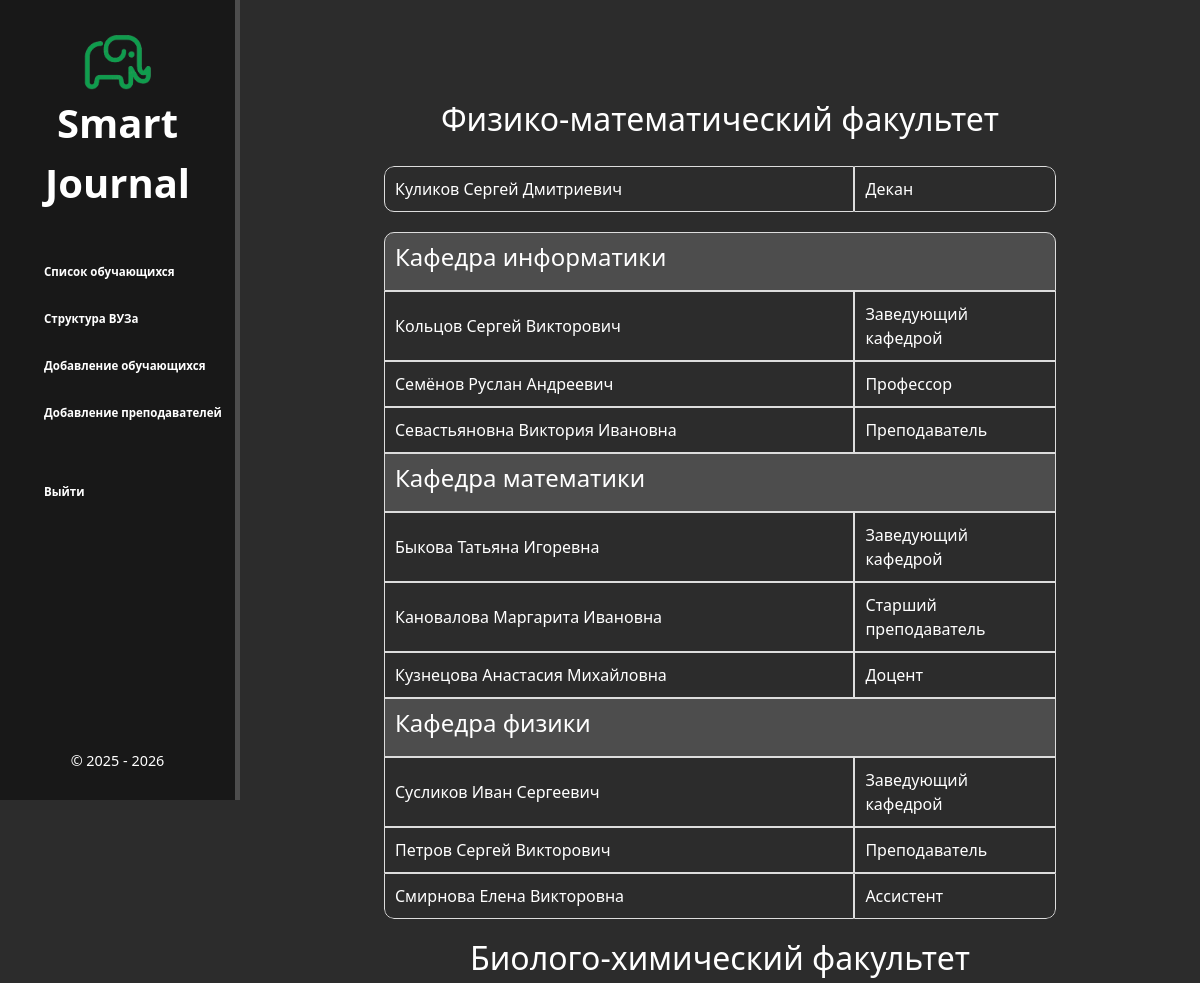
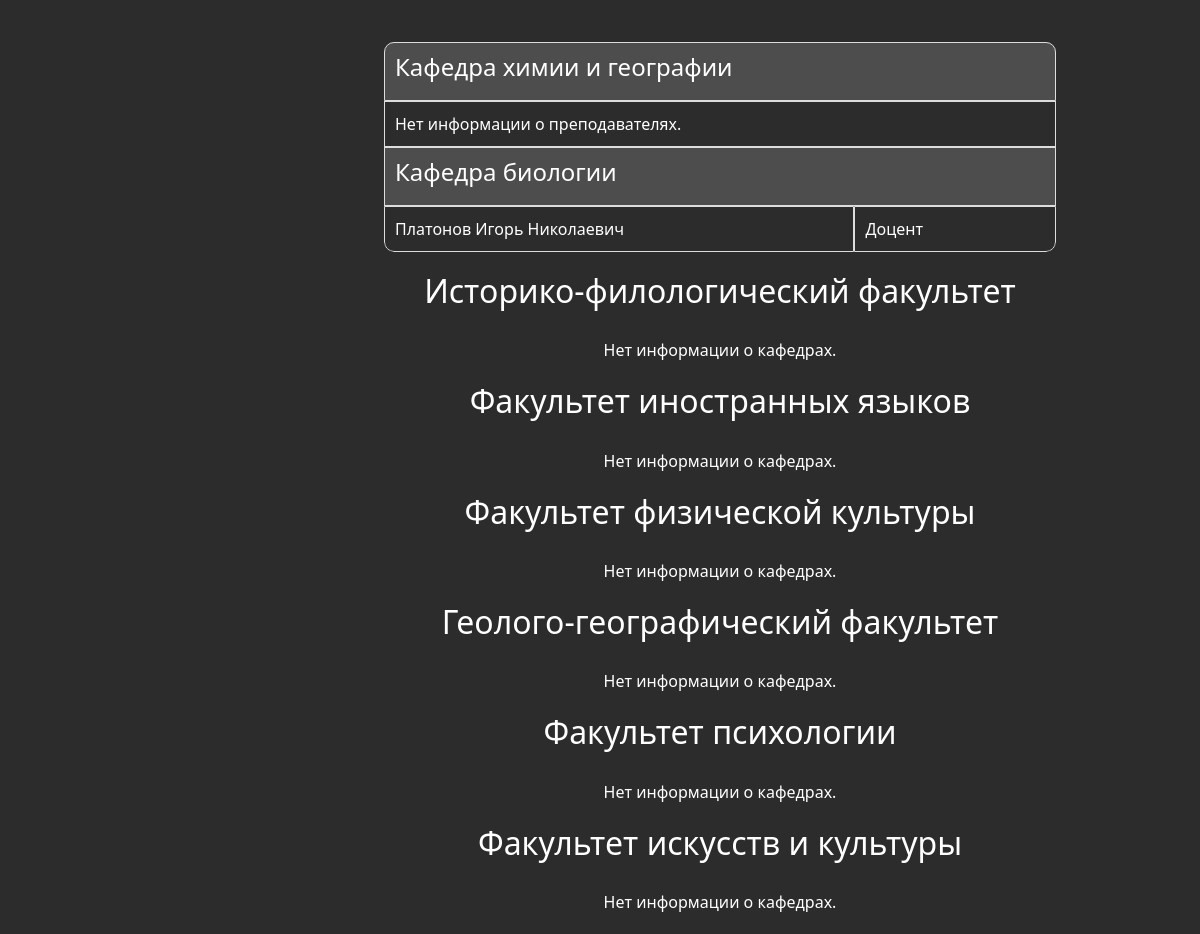
/faculties2/, run on the app's committed database (2 pictures, top to bottom).
### database/models.py (models this page shows, shortened)
class Faculties(models.Model):
    name = models.CharField('Факультет', max_length=100)
    class Meta:
        verbose_name = 'Факультет'
        verbose_name_plural = 'Факультеты'

class Teachers(models.Model):
    GENDER_CHOICES = [
        ('Мужской', 'Мужской'),
        ('Женский', 'Женский'),
    ]
    POST_CHOICES = [
        ('Ассистент', 'Ассистент'),
        ('Преподаватель', 'Преподаватель'),
        ('Старший преподаватель', 'Старший преподаватель'),
        ('Доцент', 'Доцент'),
        ('Профессор', 'Профессор'),
        ('Заведующий кафедрой', 'Заведующий кафедрой'),
        ('Декан', 'Декан'),
    ]
    last_name = models.CharField('Фамилия', max_length=50)
    first_name = models.CharField('Имя', max_length=25)
    father_name = models.CharField('Отчество', max_length=50, blank=True)
    birth_date = models.DateField('Дата рождения')
    gender = models.CharField('Пол', max_length=10, choices=GENDER_CHOICES)
    phone_number = models.CharField('Телефон', max_length=20, blank=True)
    department_name = models.ForeignKey(Departments, on_delete=models.CASCADE, related_name='teachers', verbose_name='Кафедра')
    post = models.CharField('Должность', max_length=30, choices=POST_CHOICES)
    role = models.CharField('Роль', max_length=20, default='Преподаватель', editable=False, blank=False, null=False)
    user_id = models.OneToOneField(User, on_delete=models.CASCADE, null=True) # Связь с USER
    photo = models.ImageField('Фотография', upload_to='photos', blank=True)
    class Meta:
        verbose_name = 'Преподаватель'
        verbose_name_plural = 'Преподаватели'

class Departments(models.Model):
    name = models.CharField('Кафедра', max_length=100)
    faculty_name = models.ForeignKey(Faculties, on_delete=models.CASCADE, related_name='departments', verbose_name='Факультет')
    class Meta:
        verbose_name = 'Кафедра'
        verbose_name_plural = 'Кафедры'

### database/views.py (the view)
# urls.py: path('faculties2/', views.faculty_department_teacher_view, name='faculty_department_teacher'),
def faculty_department_teacher_view(request):
    faculties = Faculties.objects.prefetch_related('departments__teachers')
    return render(request, 'database/faculty_department_teacher.html', {'faculties': faculties})

### database/templates/database/faculty_department_teacher.html
{% extends 'database/layout.html' %}
{% block content %}
    <div class="features">
        {% for faculty in faculties %}
            <strong><h2>{{ faculty.name }}</h2></strong>
            {% if faculty.departments.all|length > 0 %}
                <table class="styled-table-2">
                    <colgroup>
                        <col style="width: 70%;">
                        <col style="width: 30%;">
                    </colgroup>
                    <thead>
                        {% for department in faculty.departments.all %}
                            {% for teacher in department.teachers.all %}
                                {% if teacher.post == "Декан" %}
                                    <tr>
                                        <td><a href="{% url 'teachers-detail' teacher.id %}">{{ teacher.last_name }} {{ teacher.first_name }} {{ teacher.father_name }}</a></td>
                                        <td>{{ teacher.post }}</td>
                                    </tr>
                                {% endif %}
                            {% endfor %}
                        {% endfor %}
                    </thead>
                    <tr><td colspan="2" style="border: 0px; "></td></tr>
                    <tbody>
    {% for department in faculty.departments.all %}
        <tr>
            <td colspan="2" class="department"><h4>{{ department.name }}</h4></td>
        </tr>
        {% with department.teachers.all as teachers %}
            {% if teachers|length > 0 %}
                {% for teacher in teachers %}
                    {% if teacher.post != "Декан" %}
                        {% if teacher.post == "Заведующий кафедрой" %}
                            <tr>
                                <td><a href="{% url 'teachers-detail' teacher.id %}">{{ teacher.last_name }} {{ teacher.first_name }} {{ teacher.father_name }}</a></td>
                                <td>{{ teacher.post }}</td>
                            </tr>
                        {% endif %}
                    {% endif %}
                {% endfor %}
                {% for teacher in teachers %}
                    {% if teacher.post != "Декан" and teacher.post != "Заведующий кафедрой" %}
                        <tr>
                            <td><a href="{% url 'teachers-detail' teacher.id %}">{{ teacher.last_name }} {{ teacher.first_name }} {{ teacher.father_name }}</a></td>
                            <td>{{ teacher.post }}</td>
                        </tr>
                    {% endif %}
                {% endfor %}
            {% else %}
                <tr>
                    <td colspan="2">Нет информации о преподавателях.</td>
                </tr>
            {% endif %}
        {% endwith %}
    {% endfor %}
</tbody>
                </table>
            {% else %}
                <p>Нет информации о кафедрах.</p>
            {% endif %}
        {% endfor %}
    </div>
{% endblock %}

### database/static/database/css/main.css (style rules this page uses)
body { background: #2c2c2c; }
a { text-decoration: none; color: #fff; display: inline-block; transition: transform .6s ease; }
.features { display: flex; flex-direction: column; align-items: center; float: left; color: #fff; margin-top: 100px; text-align: center; width: 80%; margin-left: 20%; flex-wrap: wrap; }
main .features p { max-width: 700px; margin: 20px auto }
h2 { text-align: center; }
.styled-table-2 { table-layout: fixed; width: 70%; border-collapse: separate; border-spacing: 0; border-radius: 10px; margin: 20px auto; overflow: hidden; }
.department { background-color: #4d4d4d; }
.styled-table-2 td { border: 1px solid #ddd; padding: 10px; text-align: left; }
.styled-table-2 tr:first-child td:first-child { border-top-left-radius: 10px; }
.styled-table-2 tr:first-child td:last-child { border-top-right-radius: 10px; }
.styled-table-2 tr:last-child td:first-child { border-bottom-left-radius: 10px; }
.styled-table-2 tr:last-child td:last-child { border-bottom-right-radius: 10px; }

### data on the page
Faculties: name "Физико-математический факультет"
Departments: name "Кафедра информатики"
Teachers: last_name "Куликов", first_name "Сергей", father_name "Дмитриевич", post "Декан"
Teachers: last_name "Кольцов", first_name "Сергей", father_name "Викторович", post "Заведующий кафедрой"
Teachers: last_name "Семёнов", first_name "Руслан", father_name "Андреевич", post "Профессор"
Teachers: last_name "Севастьяновна", first_name "Виктория", father_name "Ивановна", post "Преподаватель"
Departments: name "Кафедра математики"
Teachers: last_name "Быкова", first_name "Татьяна", father_name "Игоревна", post "Заведующий кафедрой"
Teachers: last_name "Кановалова", first_name "Маргарита", father_name "Ивановна", post "Старший преподаватель"
Teachers: last_name "Кузнецова", first_name "Анастасия", father_name "Михайловна", post "Доцент"
Departments: name "Кафедра физики"
Teachers: last_name "Сусликов", first_name "Иван", father_name "Сергеевич", post "Заведующий кафедрой"
Teachers: last_name "Петров", first_name "Сергей", father_name "Викторович", post "Преподаватель"
Teachers: last_name "Смирнова", first_name "Елена", father_name "Викторовна", post "Ассистент"
Faculties: name "Биолого-химический факультет"
Departments: name "Кафедра химии и географии", shows "Нет информации о преподавателях."
Departments: name "Кафедра биологии"
Teachers: last_name "Платонов", first_name "Игорь", father_name "Николаевич", post "Доцент"
Faculties: name "Историко-филологический факультет", shows "Нет информации о кафедрах."
Faculties: name "Факультет иностранных языков", shows "Нет информации о кафедрах."
Faculties: name "Факультет физической культуры", shows "Нет информации о кафедрах."
Faculties: name "Геолого-географический факультет", shows "Нет информации о кафедрах."
Faculties: name "Факультет психологии", shows "Нет информации о кафедрах."
Faculties: name "Факультет искусств и культуры", shows "Нет информации о кафедрах."
